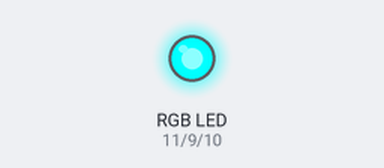
Recording of a sketch running on a simulated Arduino Uno, built with avr-gcc and run on an emulated ATmega328P. On the bench: an RGB LED mixed from three pins (HIGH = lit). Dim RGB values are drawn brighter than linear.

Above: at 0.05 s.
At 1.5 s:
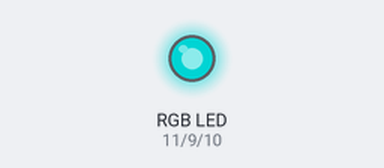
At 3.0 s:
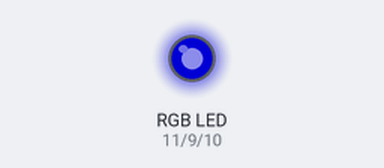
Timing chart, 0 to 6.9 s (numbered marks = the images above):
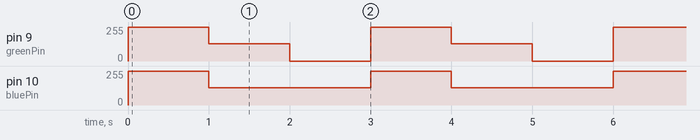

Measured:
- by itself, pin 9 (greenPin): repeats every 3.0 s: 128/255 1.0 s, 0/255 1.0 s, 255/255 1.0 s
- by itself, pin 10 (bluePin): alternates 255/255 for 1.0 s and 128/255 for 2.0 s

The sketch:

led_rgb.ino
```cpp
//
int redPin = 11;
int bluePin = 10;
int greenPin = 9;
void setup()
{
  pinMode(11, OUTPUT);
  pinMode(10, OUTPUT);
  pinMode(9, OUTPUT);
}

void loop()
{
  analogWrite(redPin, 0);
  analogWrite(greenPin, 255);
  analogWrite(bluePin, 255);
  delay(1000);
  analogWrite(redPin, 0);
  analogWrite(greenPin, 128);
  analogWrite(bluePin, 128);
  delay(1000);
  analogWrite(redPin, 0);
  analogWrite(greenPin, 0);
  analogWrite(bluePin, 128);
  delay(1000);
}
```
